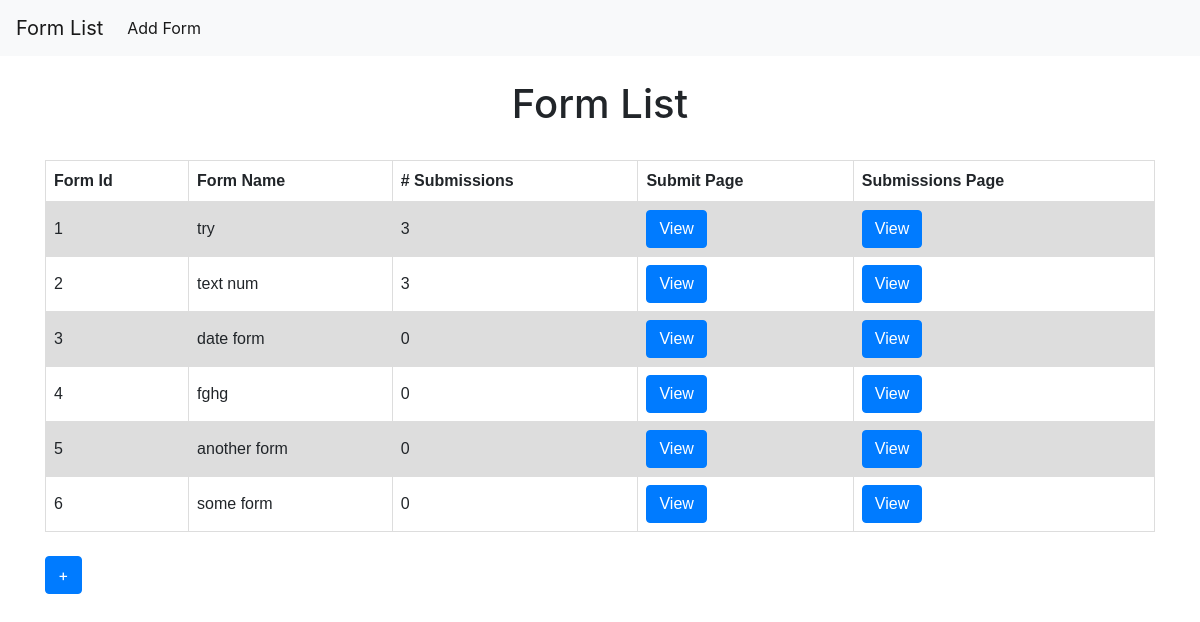
/form_builder/, run on an earlier commit of the app's database.
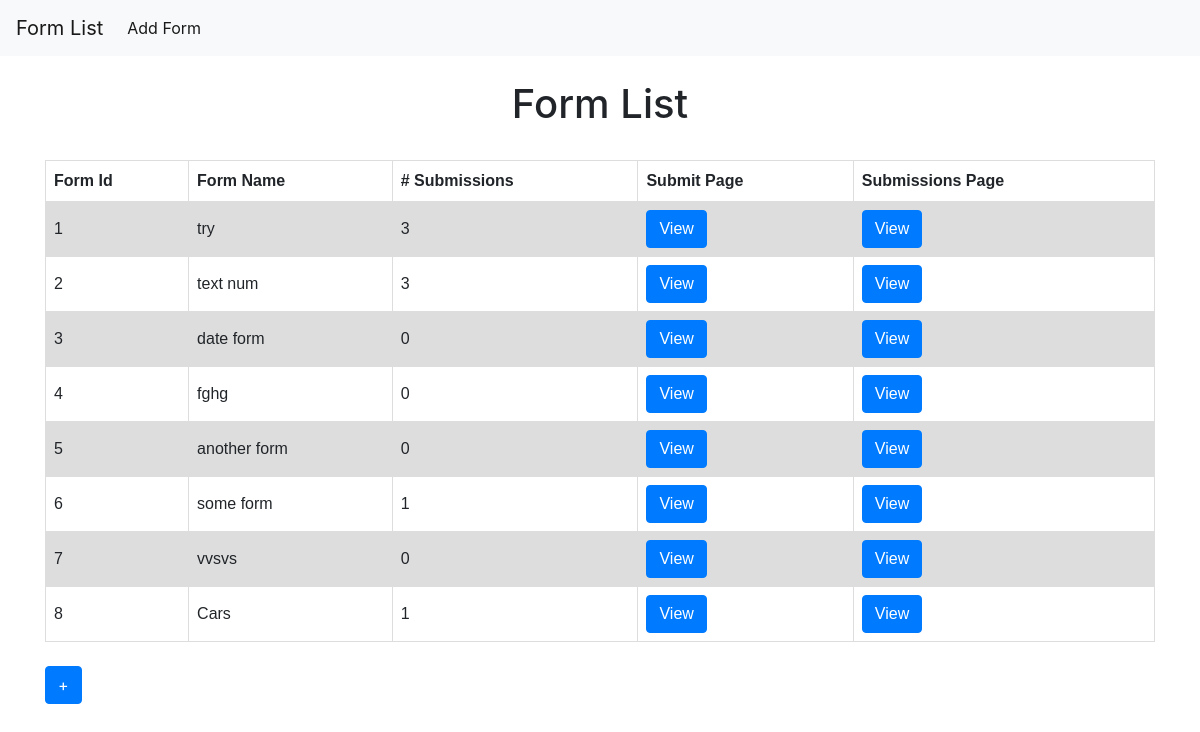
And on a later commit of the database.
### form_creator/models.py (models this page shows, shortened)
class UserForm(models.Model):
	name = models.CharField(max_length=50)
	submissions_counter = models.PositiveSmallIntegerField(default=0)

### form_creator/views.py (the view)
# urls.py: path('', views.FormListView.as_view(), name='form_list'),
class FormListView(ListView):
	context_object_name = 'form_list'
	queryset = UserForm.objects.all()
	template_name = 'form_list.html'

### form_creator/templates/form_list.html (shortened to what this page needs)
{% extends 'base.html' %}
{% block content %}
	<br>
	<h1 align="center">Form List</h1>
	<br>
	<table>
			{% if form_list %}
				<tr>
					<th>Form Id</th>
					<th>Form Name</th>
					<th># Submissions</th>
					<th>Submit Page</th>
					<th>Submissions Page</th>
				</tr>
				{% for each in form_list  %}
				<tr>
					<td></td>
					<td>{{ each.name }}</td>
					<td>{{ each.submissions_counter }}</td>
					<td>
						<a href="{% url 'form_submit' form_id=each.pk %}"
						class="btn btn-primary">
						 View</a>
					</td>
					<td>
						<a href="{% url 'form_submissions' form_id=each.pk %}"
						class="btn btn-primary">
							View</a>
					</td>
				</tr>
				{% endfor %}
			{% else %}
				<h5>There are no forms yet...</h5>
			{% endif %}
	</table>
	<br>
	<a href="{% url 'form_create' %}" class="btn btn-primary">+</a>
{% endblock content %}

What changed in the data, as far as the page shows it:
changed UserForm "some form": submissions_counter "0" → "1"
added UserForm: name "vvsvs", submissions_counter "0"
added UserForm: name "Cars", submissions_counter "1"
